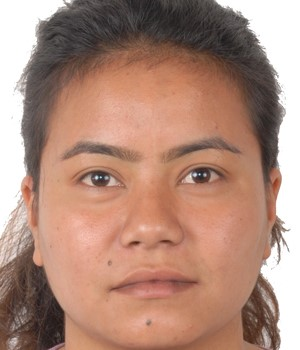
#> input picture media/photos/2078-1015.jpg, 300 x 350 px
$ python -i symmetry_check.py   (imports and definitions only)
#> lines starting #> are read from the running program, lines starting #| are printed output that depends on the picture
#> further down, picture is the input picture: shape (350, 300, 3); mean B, G, R 122.6, 138.3, 175.4
import cv2
import numpy as np
from skimage.metrics import structural_similarity as ssim
from .config_utils import get_cached_config


def check_symmetry_with_head(image, config=None):
    """
    Evaluate facial symmetry by comparing the left and right halves of the
    detected face region using SSIM.

    Improvements over the old implementation:
    - Applies histogram equalisation to both halves before comparison so
      that directional lighting doesn't tank the score.
    - Applies a small Gaussian blur to reduce noise sensitivity.
    - Uses a sensible default threshold (30 %).
    """
    try:
        if config is None:
            config = get_cached_config()
        if not config:
            threshold = 30
        else:
            threshold = getattr(config, "symmetry_threshold", 30)
    except Exception:
        threshold = 30

    height, width = image.shape[:2]
#> height = 350; width = 300

    # ---- Step 1: Face detection (Haar cascade for speed) ----
    gray = cv2.cvtColor(image, cv2.COLOR_BGR2GRAY)
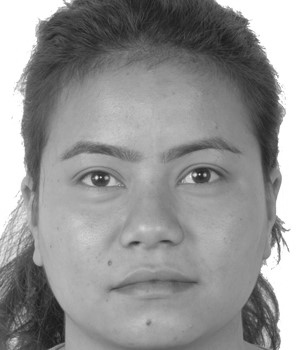
#> gray: shape (350, 300); min 24, max 255, mean 147.6
    face_cascade = cv2.CascadeClassifier(
        cv2.data.haarcascades + "haarcascade_frontalface_default.xml"
    )
    faces = face_cascade.detectMultiScale(gray, 1.1, 4)
#> faces = [[33, 85, 235, 235]]

    if len(faces) > 0:
        # Use the largest detected face
        x, y, w, h = max(faces, key=lambda f: f[2] * f[3])
#> x = 33; y = 85; w = 235; h = 235
        roi = image[y:y + h, x:x + w]
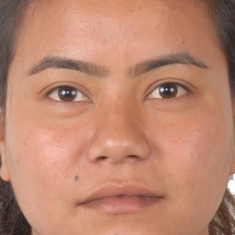
#> roi: shape (235, 235, 3); mean B, G, R 111.4, 134.1, 187.4
    else:
        # Fallback: use full image
        roi = image

    h, w = roi.shape[:2]
    if h < 10 or w < 10:
        # Too small to compare meaningfully
        return True, 100.0, threshold

    half_w = w // 2
#> half_w = 117
    left_half = roi[:, :half_w]
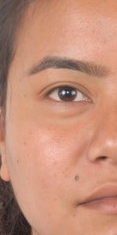
#> left_half: shape (235, 117, 3); mean B, G, R 120.1, 142.4, 195.2
    right_half = roi[:, w - half_w:]
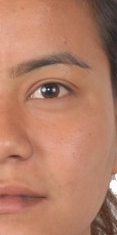
#> right_half: shape (235, 117, 3); mean B, G, R 102.7, 125.7, 179.5

    # Flip right half to align with left
    flipped_right = cv2.flip(right_half, 1)
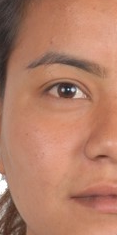
#> flipped_right: shape (235, 117, 3); mean B, G, R 102.7, 125.7, 179.5

    # Ensure same size
    min_w = min(left_half.shape[1], flipped_right.shape[1])
#> min_w = 117
    left_half = left_half[:, :min_w]
    flipped_right = flipped_right[:, :min_w]

    # ---- Step 2: Pre-process to reduce lighting / noise sensitivity ----
    left_gray = cv2.cvtColor(left_half, cv2.COLOR_BGR2GRAY)
    right_gray = cv2.cvtColor(flipped_right, cv2.COLOR_BGR2GRAY)

    # Histogram equalisation normalises brightness across both halves
    left_gray = cv2.equalizeHist(left_gray)
    right_gray = cv2.equalizeHist(right_gray)

    # Small Gaussian blur to reduce pixel-level noise
    left_gray = cv2.GaussianBlur(left_gray, (5, 5), 0)
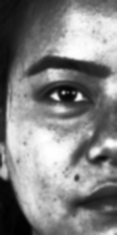
#> left_gray: shape (235, 117); min 0, max 255, mean 129.7
    right_gray = cv2.GaussianBlur(right_gray, (5, 5), 0)
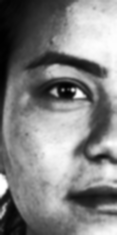
#> right_gray: shape (235, 117); min 1, max 255, mean 129.3

    # ---- Step 3: Compare ----
    symmetry_score, _ = ssim(left_gray, right_gray, full=True)
#> symmetry_score = 0.427
    symmetry_percentage = symmetry_score * 100
#> symmetry_percentage = 42.66

    is_symmetric = symmetry_percentage >= threshold
#> is_symmetric = True
    return is_symmetric, symmetry_percentage, float(threshold)

>>> import cv2
>>> picture = cv2.imread('../media/photos/2078-1015.jpg')
>>> result = check_symmetry_with_head(picture)
#> result = (True, 42.66, 30)

$ run again, on media/photos/2078-1042.jpg
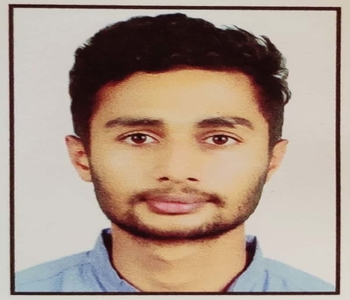
#> input picture media/photos/2078-1042.jpg, 350 x 300 px
#> picture is the input picture: shape (300, 350, 3); mean B, G, R 137, 151, 171.2
#> in check_symmetry_with_head, `gray = cv2.cvtColor(image, cv2.COLOR_BGR2GRAY)`:
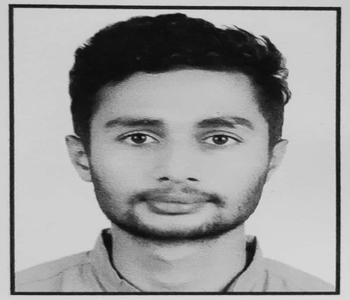
#> gray: shape (300, 350); min 11, max 222, mean 155.4
#> faces = [[70, 56, 208, 208]]
#> x = 70; y = 56; w = 208
#> in check_symmetry_with_head, `right_gray = cv2.GaussianBlur(right_gray, (5, 5), 0)`:
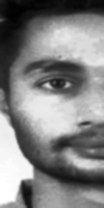
#> right_gray: shape (208, 104); min 1, max 255, mean 129.4
#> symmetry_score = 0.495
#> symmetry_percentage = 49.48
#> is_symmetric = True
#> result = (True, 49.48, 30)

$ run again, on media/photos/2078-1061.jpg
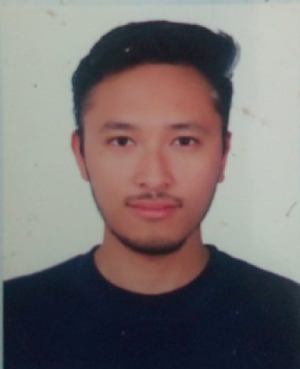
#> input picture media/photos/2078-1061.jpg, 300 x 369 px
#> picture is the input picture: shape (369, 300, 3); mean B, G, R 111.9, 112.2, 119.8
#> in check_symmetry_with_head, `gray = cv2.cvtColor(image, cv2.COLOR_BGR2GRAY)`:
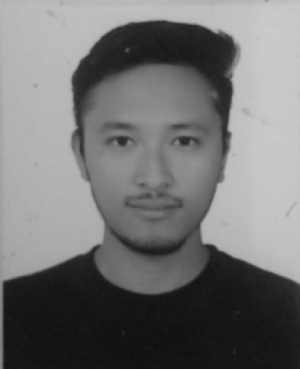
#> gray: shape (369, 300); min 15, max 203, mean 114.4
#> faces = [[64, 71, 178, 178]]
#> x = 64; y = 71; w = 178
#> in check_symmetry_with_head, `right_gray = cv2.equalizeHist(right_gray)`:
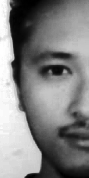
#> right_gray: shape (178, 89); min 0, max 255, mean 128.8
#> symmetry_score = 0.83
#> symmetry_percentage = 82.98
#> is_symmetric = True
#> result = (True, 82.98, 30)

$ run again, on media/photos/2078-1087.jpg
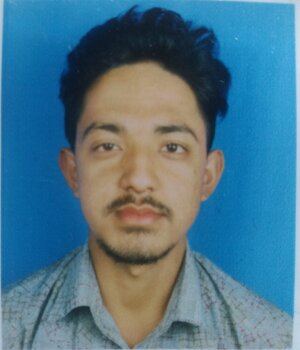
#> input picture media/photos/2078-1087.jpg, 300 x 350 px
#> picture is the input picture: shape (350, 300, 3); mean B, G, R 137.7, 117.8, 76.6
#> faces = [[49, 75, 184, 184]]
#> x = 49; y = 75; w = 184
#> in check_symmetry_with_head, `right_gray = cv2.equalizeHist(right_gray)`:
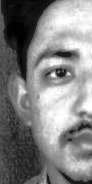
#> right_gray: shape (184, 92); min 0, max 255, mean 129.3
#> symmetry_score = 0.586
#> symmetry_percentage = 58.63
#> is_symmetric = True
#> result = (True, 58.63, 30)
